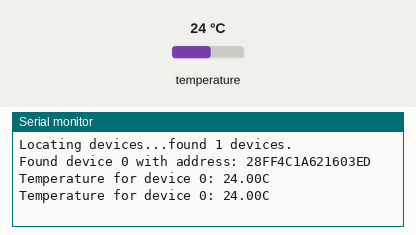
The sketch below on a simulated Arduino Uno, built with avr-gcc and run on an emulated ATmega328P. Parts: the last lines printed to the serial monitor. Inputs (shaded band) come from the test bench; at power-on: temperature 24 °C.

Above: at 3.3 s.
3.4 s: temperature set to 12 °C
At 4.7 s:
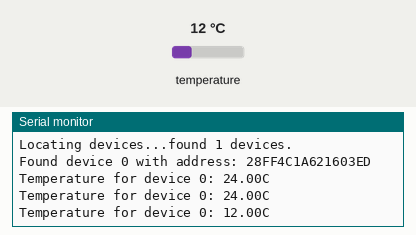
5.9 s: temperature set to 19 °C
At 6.5 s:
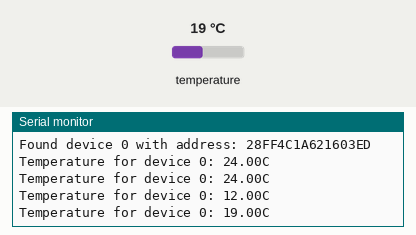
Timing chart, 0 to 8.9 s (numbered marks = the images above; inputs shaded):
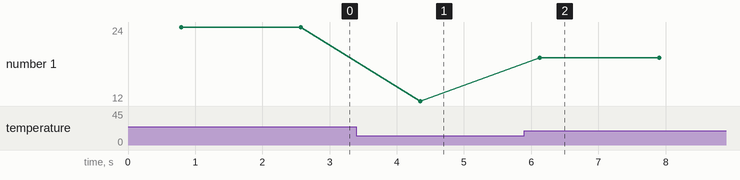

The sketch:

multiple_temp_test.ino
```cpp
#include <OneWire.h>
#include <DallasTemperature.h>

// Data wire is plugged into GPIO 25
const int one_wire_bus = 13;

// Setup a oneWire instance to communicate with any OneWire devices
OneWire one_wire(one_wire_bus);

// Pass our oneWire reference to Dallas Temperature
DallasTemperature sensors(&one_wire);

// Number of temperature devices found
int number_of_devices;

// Variable to handle any address found
DeviceAddress temperature_device_address;

void setup(){
  // start serial port
  Serial.begin(115200);

  // Start up the library
  sensors.begin();

  // Grab a count of devices on the wire
  number_of_devices = sensors.getDeviceCount();

  // Locate devices on the bus
  Serial.println();
  Serial.println();
  Serial.print("Locating devices...");
  Serial.print("found ");
  Serial.print(number_of_devices, DEC);
  Serial.println(" devices.");

  // Loop through each device, print out address
  for(int i=0;i<number_of_devices; i++){
    if(sensors.getAddress(temperature_device_address, i)){
      Serial.print("Found device ");
      Serial.print(i, DEC);
      Serial.print(" with address: ");
      printAddress(temperature_device_address);
      Serial.println();
    } else {
      Serial.print("Found ghost device at ");
      Serial.print(i, DEC);
      Serial.print(" but could not detect address, check power and cabling.");
    }
  }
}

void loop(){
  // Send the command to get temperatures
  sensors.requestTemperatures();

  // Loop through each device, print out temperature data
  for(int i=0;i<number_of_devices; i++){
    // Search the wire for address
    if(sensors.getAddress(temperature_device_address, i)){
      // Output the device ID
      Serial.print("Temperature for device ");
      Serial.print(i,DEC);
      Serial.print(": ");
      // Print the data
      float tempC = sensors.getTempC(temperature_device_address);
      Serial.print(tempC);
      Serial.println("C");
    }
  }
  delay(1000);
}

// function to print a device address
void printAddress(DeviceAddress device_address) {
  for (uint8_t i = 0; i < 8; i++){
    if (device_address[i] < 16) Serial.print("0");
      Serial.print(device_address[i], HEX);
  }
}
```

Measured:
- after the input at 3.4 s, the serial monitor: prints a new line after 0.95 s (image 1)
- after the input at 5.9 s, the serial monitor: prints a new line after 0.23 s (image 2)
- plotted number 1: 24 → 12 after the input at 3.4 s, 12 → 19 after the input at 5.9 s
